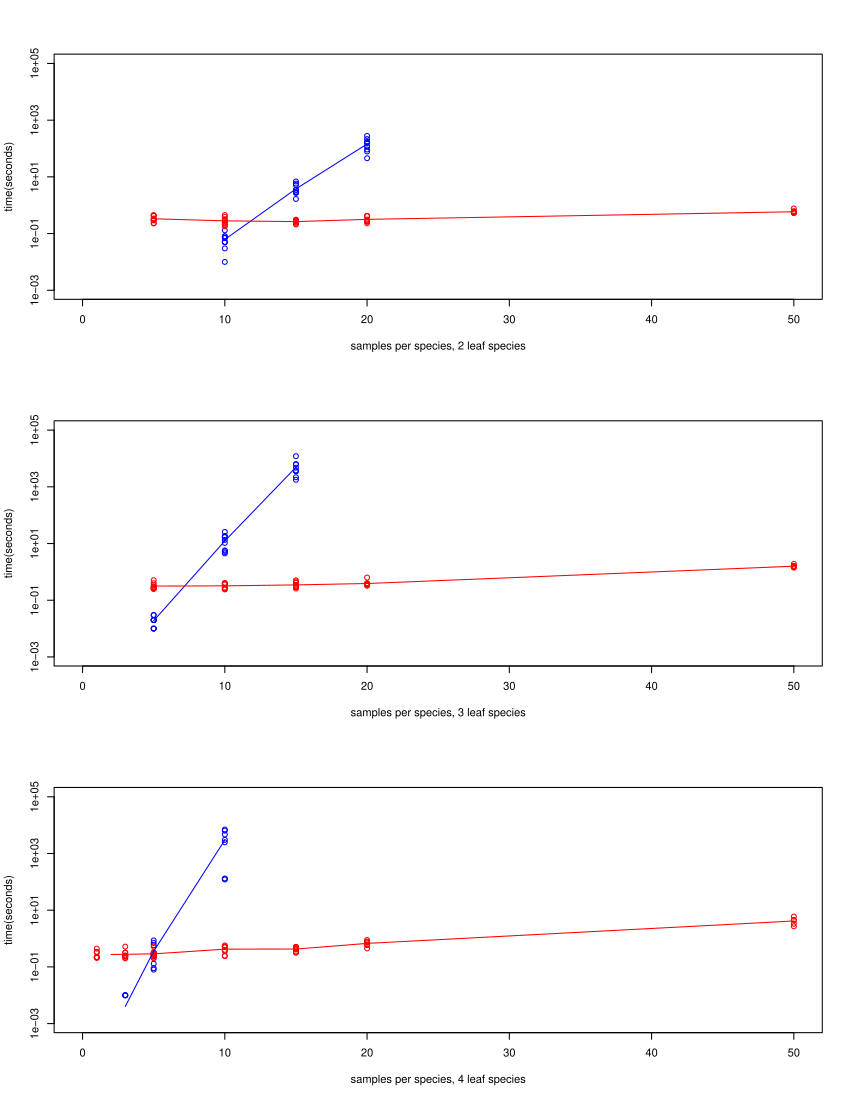

Source code (R):
gttimes=read.table('~/speciestrees/tests/time/results/results')
mediantimes=tapply(gttimes$V7,gttimes[,c(1,2,4)],median)
meantimes=tapply(gttimes$V7,gttimes[,c(1,2,4)],mean)
par(mfrow=c(3,1)) 
plot(1,type='n',xlim=c(0,50),ylim=c(0.001,max(gttimes[,7])),xlab='samples per species, 2 leaf species',ylab='time(seconds)',log="y")
points(gttimes[which(gttimes[,1]==2&gttimes[,4]==1),2],gttimes[which(gttimes[,1]==2&gttimes[,4]==1),7],col='blue')
points(gttimes[which(gttimes[,1]==2&gttimes[,4]==0),2],gttimes[which(gttimes[,1]==2&gttimes[,4]==0),7],col='red')
points(gttimes[which(gttimes[,1]==2&gttimes[,4]==2),2],gttimes[which(gttimes[,1]==2&gttimes[,4]==2),7],col='green')
lines(c(5,10,15,20,50),meantimes[1,3:7,2],col='blue')
lines(c(5,10,15,20,50),meantimes[1,3:7,1],col='red')
lines(c(5,10,15,20,50),meantimes[1,3:7,3],col='green')

plot(1,type='n',xlim=c(0,50),ylim=c(0.001,max(gttimes[,7])),xlab='samples per species, 3 leaf species',ylab='time(seconds)',log="y")
points(gttimes[which(gttimes[,1]==3&gttimes[,4]==1),2],gttimes[which(gttimes[,1]==3&gttimes[,4]==1),7],col='blue')
points(gttimes[which(gttimes[,1]==3&gttimes[,4]==0),2],gttimes[which(gttimes[,1]==3&gttimes[,4]==0),7],col='red')
points(gttimes[which(gttimes[,1]==3&gttimes[,4]==2),2],gttimes[which(gttimes[,1]==3&gttimes[,4]==2),7],col='green')
lines(c(5,10,15,20,50),meantimes[2,3:7,2],col='blue')
lines(c(5,10,15,20,50),meantimes[2,3:7,1],col='red')
lines(c(5,10,15,20,50),meantimes[2,3:7,3],col='green')

plot(1,type='n',xlim=c(0,50),ylim=c(0.001,max(gttimes[,7])),xlab='samples per species, 4 leaf species',ylab='time(seconds)',log="y")
points(gttimes[which(gttimes[,1]==4&gttimes[,4]==1),2],gttimes[which(gttimes[,1]==4&gttimes[,4]==1),7],col='blue')
points(gttimes[which(gttimes[,1]==4&gttimes[,4]==0),2],gttimes[which(gttimes[,1]==4&gttimes[,4]==0),7],col='red')
points(gttimes[which(gttimes[,1]==4&gttimes[,4]==2),2],gttimes[which(gttimes[,1]==4&gttimes[,4]==2),7],col='green')
lines(c(2,3,5,10,15,20,50),meantimes[3,1:7,2],col='blue')
lines(c(2,3,5,10,15,20,50),meantimes[3,1:7,1],col='red')
lines(c(2,3,5,10,15,20,50),meantimes[3,1:7,3],col='green')
